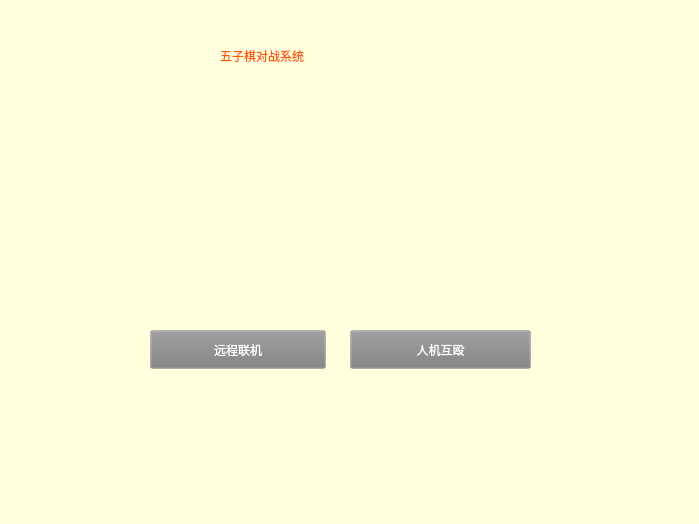
<?xml version="1.0" encoding="UTF-8"?>
<ui version="4.0">
 <class>MainWindow</class>
 <widget class="QMainWindow" name="MainWindow">
  <property name="geometry">
   <rect>
    <x>0</x>
    <y>0</y>
    <width>699</width>
    <height>524</height>
   </rect>
  </property>
  <property name="minimumSize">
   <size>
    <width>699</width>
    <height>524</height>
   </size>
  </property>
  <property name="maximumSize">
   <size>
    <width>699</width>
    <height>524</height>
   </size>
  </property>
  <property name="windowTitle">
   <string>MainWindow</string>
  </property>
  <property name="autoFillBackground">
   <bool>false</bool>
  </property>
  <property name="styleSheet">
   <string notr="true">background-image:url(:/resource/image/bg1.png);
background-position:bottom;
background-color:rgb(255,255,222);
</string>
  </property>
  <widget class="QWidget" name="centralWidget">
   <property name="styleSheet">
    <string notr="true">QPushButton{
font: 18pt &quot;楷体&quot;;
color: white;
background-color: rgba(125,125,125,55);
}
QPushButton::hover{
	font: 18pt &quot;楷体&quot;;
color: white;
background-color: rgba(75,75,75,55);
}</string>
   </property>
   <widget class="QLabel" name="label">
    <property name="geometry">
     <rect>
      <x>220</x>
      <y>40</y>
      <width>271</width>
      <height>31</height>
     </rect>
    </property>
    <property name="styleSheet">
     <string notr="true">font: 20pt &quot;楷体&quot;;
color: rgb(255, 85, 0);</string>
    </property>
    <property name="text">
     <string>五子棋对战系统</string>
    </property>
   </widget>
   <widget class="QPushButton" name="pushButton_Remote">
    <property name="geometry">
     <rect>
      <x>150</x>
      <y>330</y>
      <width>176</width>
      <height>39</height>
     </rect>
    </property>
    <property name="styleSheet">
     <string notr="true"/>
    </property>
    <property name="text">
     <string>远程联机</string>
    </property>
   </widget>
   <widget class="QPushButton" name="pushButton_AI">
    <property name="geometry">
     <rect>
      <x>350</x>
      <y>330</y>
      <width>181</width>
      <height>39</height>
     </rect>
    </property>
    <property name="styleSheet">
     <string notr="true"/>
    </property>
    <property name="text">
     <string>人机互殴</string>
    </property>
   </widget>
  </widget>
 </widget>
 <layoutdefault spacing="6" margin="11"/>
 <resources/>
 <connections/>
</ui>
